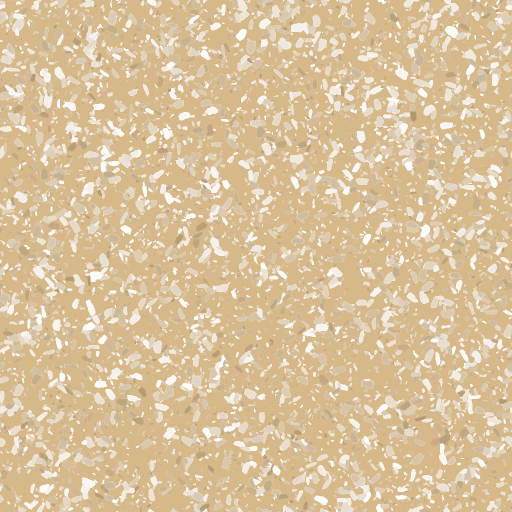
#> input picture assets/world/environment-world/v001/ground-gobi-color-id.png, 1024 x 1024 px, given in place of gravel-embedded-grit-basecolor.png, which was not available (shown at 1/2 size)
$ python prepare-environment-runtime-materials-v001.py
#> lines starting #> are read from the running program, lines starting #| are printed output that depends on the picture
"""Pack approved v002 material maps for the real-time ground shader.

Technical channel packing only: no regenerated artwork or sunlight bake.
python3 scripts/prepare-environment-runtime-materials-v001.py
"""
import hashlib
import json
from pathlib import Path

import numpy as np
from PIL import Image

ROOT = Path(__file__).resolve().parents[1]
SOURCE = ROOT / 'outputs/environment-study/v002/textures'
OUT = ROOT / 'public/assets/world/environment-world/v001'
MANIFEST = ROOT / 'art-source/world/models/environment-world/v001/ground-material-manifest.json'
OUT.mkdir(parents=True, exist_ok=True)
MANIFEST.parent.mkdir(parents=True, exist_ok=True)


def pixels(name):
#> called with name = 'gravel-embedded-grit-basecolor.png'
    return np.asarray(Image.open(SOURCE / name).convert('RGB'))
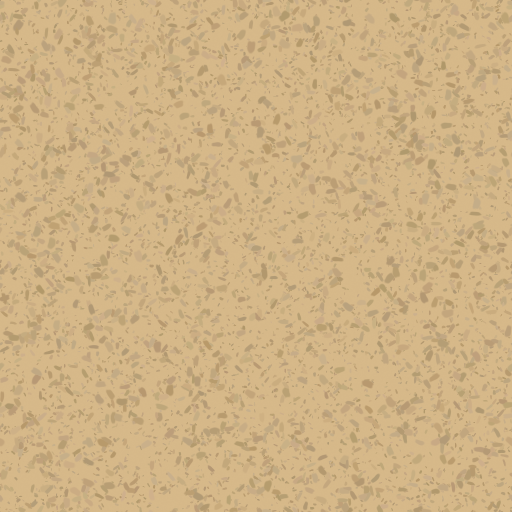
#> returned value: shape (1024, 1024, 3) (shown at 1/2 size); mean of channels 0, 1, 2 207.4, 178.5, 132.8; drawn as R, G, B


files = []
for kind in ('gravel', 'gobi'):
    albedo = pixels(f'{kind}-embedded-grit-basecolor.png')
    control = pixels(f'{kind}-embedded-grit-control.png')
#> call 2 of pixels, with name = 'gravel-embedded-grit-control.png'
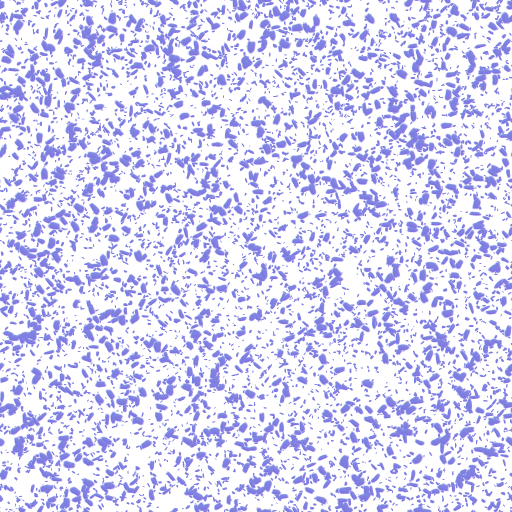
#> input picture assets/world/environment-world/v001/ground-gobi-surface.png, 1024 x 1024 px, given in place of gravel-embedded-grit-control.png, which was not available (shown at 1/2 size)
#> in pixels (call 2), `return np.asarray(Image.open(SOURCE / name).convert('RGB'))`:
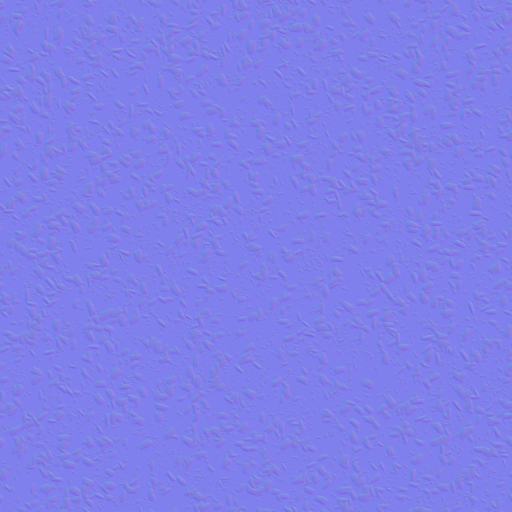
#> returned value: shape (1024, 1024, 3) (shown at 1/2 size); mean of channels 0, 1, 2 127.5, 127.5, 233.4; drawn as R, G, B
    normal = pixels(f'{kind}-embedded-grit-normal.png')
    roughness = pixels(f'{kind}-embedded-grit-roughness.png')
#> (the run stopped early here; a loop or call above may not have finished)
